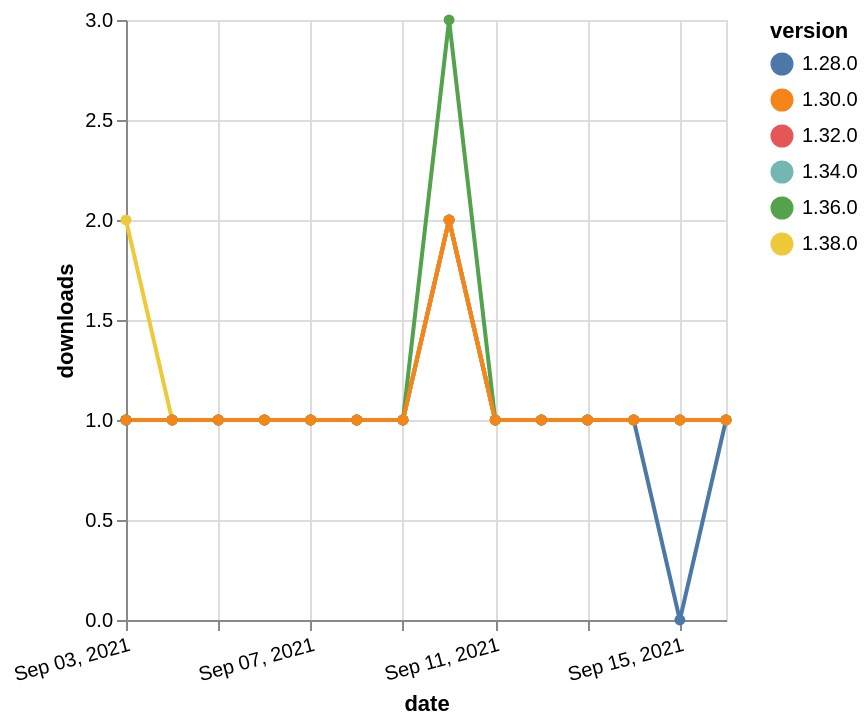

The Vega-Lite source for this figure:
### Vega-Lite specification from a JSON file in a GitHub repository (floating-point values rounded to 4 significant figures)
{"$schema": "https://vega.github.io/schema/vega-lite/v5.json", "description": "A simple bar chart with embedded data.", "data": {"values": [{"date": "2021-09-03", "total": 155, "delta": 1, "version": "1.34.0"}, {"date": "2021-09-04", "total": 156, "delta": 1, "version": "1.34.0"}, {"date": "2021-09-05", "total": 157, "delta": 1, "version": "1.34.0"}, {"date": "2021-09-06", "total": 158, "delta": 1, "version": "1.34.0"}, {"date": "2021-09-07", "total": 159, "delta": 1, "version": "1.34.0"}, {"date": "2021-09-08", "total": 160, "delta": 1, "version": "1.34.0"}, {"date": "2021-09-09", "total": 161, "delta": 1, "version": "1.34.0"}, {"date": "2021-09-10", "total": 163, "delta": 2, "version": "1.34.0"}, {"date": "2021-09-11", "total": 164, "delta": 1, "version": "1.34.0"}, {"date": "2021-09-12", "total": 165, "delta": 1, "version": "1.34.0"}, {"date": "2021-09-13", "total": 166, "delta": 1, "version": "1.34.0"}, {"date": "2021-09-14", "total": 167, "delta": 1, "version": "1.34.0"}, {"date": "2021-09-15", "total": 168, "delta": 1, "version": "1.34.0"}, {"date": "2021-09-16", "total": 169, "delta": 1, "version": "1.34.0"}, {"date": "2021-09-03", "total": 177, "delta": 1, "version": "1.32.0"}, {"date": "2021-09-04", "total": 178, "delta": 1, "version": "1.32.0"}, {"date": "2021-09-05", "total": 179, "delta": 1, "version": "1.32.0"}, {"date": "2021-09-06", "total": 180, "delta": 1, "version": "1.32.0"}, {"date": "2021-09-07", "total": 181, "delta": 1, "version": "1.32.0"}, {"date": "2021-09-08", "total": 182, "delta": 1, "version": "1.32.0"}, {"date": "2021-09-09", "total": 183, "delta": 1, "version": "1.32.0"}, {"date": "2021-09-10", "total": 185, "delta": 2, "version": "1.32.0"}, {"date": "2021-09-11", "total": 186, "delta": 1, "version": "1.32.0"}, {"date": "2021-09-12", "total": 187, "delta": 1, "version": "1.32.0"}, {"date": "2021-09-13", "total": 188, "delta": 1, "version": "1.32.0"}, {"date": "2021-09-14", "total": 189, "delta": 1, "version": "1.32.0"}, {"date": "2021-09-15", "total": 190, "delta": 1, "version": "1.32.0"}, {"date": "2021-09-16", "total": 191, "delta": 1, "version": "1.32.0"}, {"date": "2021-09-03", "total": 270, "delta": 1, "version": "1.28.0"}, {"date": "2021-09-04", "total": 271, "delta": 1, "version": "1.28.0"}, {"date": "2021-09-05", "total": 272, "delta": 1, "version": "1.28.0"}, {"date": "2021-09-06", "total": 273, "delta": 1, "version": "1.28.0"}, {"date": "2021-09-07", "total": 274, "delta": 1, "version": "1.28.0"}, {"date": "2021-09-08", "total": 275, "delta": 1, "version": "1.28.0"}, {"date": "2021-09-09", "total": 276, "delta": 1, "version": "1.28.0"}, {"date": "2021-09-10", "total": 278, "delta": 2, "version": "1.28.0"}, {"date": "2021-09-11", "total": 279, "delta": 1, "version": "1.28.0"}, {"date": "2021-09-12", "total": 280, "delta": 1, "version": "1.28.0"}, {"date": "2021-09-13", "total": 281, "delta": 1, "version": "1.28.0"}, {"date": "2021-09-14", "total": 282, "delta": 1, "version": "1.28.0"}, {"date": "2021-09-15", "total": 282, "delta": 0, "version": "1.28.0"}, {"date": "2021-09-16", "total": 283, "delta": 1, "version": "1.28.0"}, {"date": "2021-09-03", "total": 117, "delta": 2, "version": "1.38.0"}, {"date": "2021-09-04", "total": 118, "delta": 1, "version": "1.38.0"}, {"date": "2021-09-05", "total": 119, "delta": 1, "version": "1.38.0"}, {"date": "2021-09-06", "total": 120, "delta": 1, "version": "1.38.0"}, {"date": "2021-09-07", "total": 121, "delta": 1, "version": "1.38.0"}, {"date": "2021-09-08", "total": 122, "delta": 1, "version": "1.38.0"}, {"date": "2021-09-09", "total": 123, "delta": 1, "version": "1.38.0"}, {"date": "2021-09-10", "total": 125, "delta": 2, "version": "1.38.0"}, {"date": "2021-09-11", "total": 126, "delta": 1, "version": "1.38.0"}, {"date": "2021-09-12", "total": 127, "delta": 1, "version": "1.38.0"}, {"date": "2021-09-13", "total": 128, "delta": 1, "version": "1.38.0"}, {"date": "2021-09-14", "total": 129, "delta": 1, "version": "1.38.0"}, {"date": "2021-09-15", "total": 130, "delta": 1, "version": "1.38.0"}, {"date": "2021-09-16", "total": 131, "delta": 1, "version": "1.38.0"}, {"date": "2021-09-03", "total": 166, "delta": 1, "version": "1.36.0"}, {"date": "2021-09-04", "total": 167, "delta": 1, "version": "1.36.0"}, {"date": "2021-09-05", "total": 168, "delta": 1, "version": "1.36.0"}, {"date": "2021-09-06", "total": 169, "delta": 1, "version": "1.36.0"}, {"date": "2021-09-07", "total": 170, "delta": 1, "version": "1.36.0"}, {"date": "2021-09-08", "total": 171, "delta": 1, "version": "1.36.0"}, {"date": "2021-09-09", "total": 172, "delta": 1, "version": "1.36.0"}, {"date": "2021-09-10", "total": 175, "delta": 3, "version": "1.36.0"}, {"date": "2021-09-11", "total": 176, "delta": 1, "version": "1.36.0"}, {"date": "2021-09-12", "total": 177, "delta": 1, "version": "1.36.0"}, {"date": "2021-09-13", "total": 178, "delta": 1, "version": "1.36.0"}, {"date": "2021-09-14", "total": 179, "delta": 1, "version": "1.36.0"}, {"date": "2021-09-15", "total": 180, "delta": 1, "version": "1.36.0"}, {"date": "2021-09-16", "total": 181, "delta": 1, "version": "1.36.0"}, {"date": "2021-09-03", "total": 187, "delta": 1, "version": "1.30.0"}, {"date": "2021-09-04", "total": 188, "delta": 1, "version": "1.30.0"}, {"date": "2021-09-05", "total": 189, "delta": 1, "version": "1.30.0"}, {"date": "2021-09-06", "total": 190, "delta": 1, "version": "1.30.0"}, {"date": "2021-09-07", "total": 191, "delta": 1, "version": "1.30.0"}, {"date": "2021-09-08", "total": 192, "delta": 1, "version": "1.30.0"}, {"date": "2021-09-09", "total": 193, "delta": 1, "version": "1.30.0"}, {"date": "2021-09-10", "total": 195, "delta": 2, "version": "1.30.0"}, {"date": "2021-09-11", "total": 196, "delta": 1, "version": "1.30.0"}, {"date": "2021-09-12", "total": 197, "delta": 1, "version": "1.30.0"}, {"date": "2021-09-13", "total": 198, "delta": 1, "version": "1.30.0"}, {"date": "2021-09-14", "total": 199, "delta": 1, "version": "1.30.0"}, {"date": "2021-09-15", "total": 200, "delta": 1, "version": "1.30.0"}, {"date": "2021-09-16", "total": 201, "delta": 1, "version": "1.30.0"}]}, "width": "container", "mark": {"type": "line", "point": {"filled": true}}, "encoding": {"x": {"field": "date", "type": "temporal", "timeUnit": "yearmonthdate", "title": "date", "axis": {"labelAngle": -15}}, "y": {"field": "delta", "type": "quantitative", "title": "downloads"}, "color": {"field": "version", "type": "nominal"}, "tooltip": {"field": "delta"}}}
